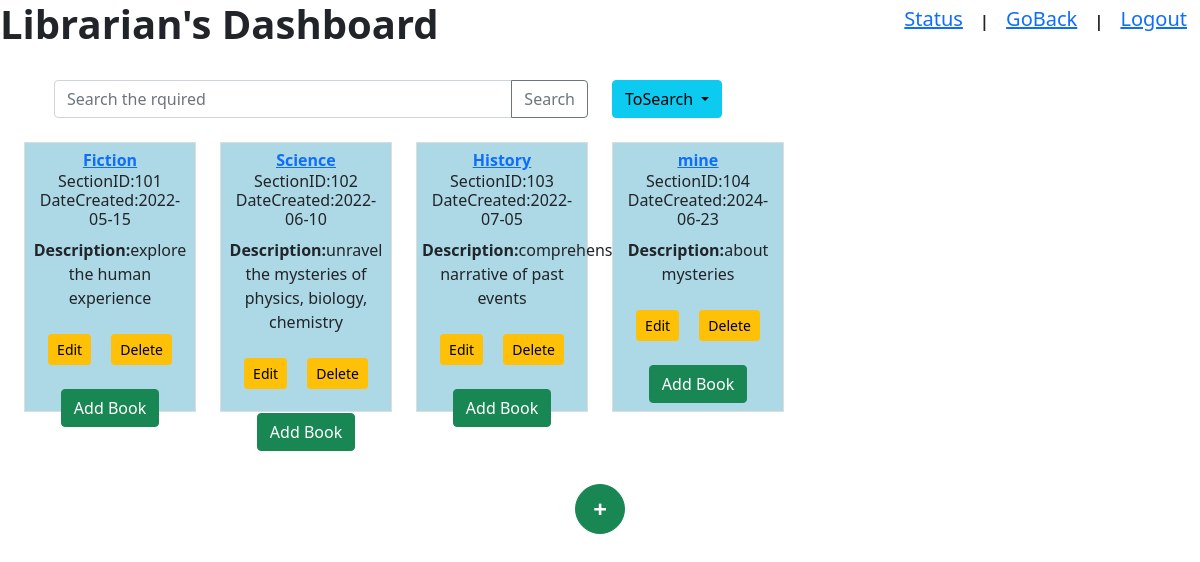
/librarian_dashboard, run on the app's committed database.
### tables this page shows
CREATE TABLE section(
			ID int(5) NOT NULL PRIMARY KEY,
			Name CHAR(25) NOT NULL,
			Date DATE ,
			Description CHAR(100));

### app.py (the view, shortened to what this page needs)
@app.route('/librarian_dashboard',methods=['GET','POST'])
def libr():
      return render_template('libdash.html',k=db.fun(0,0))

### dbase.py (called while the page is built)
def fun(b,c):
    conn = sqlite3.connect('merge.db')
    cursor = conn.cursor()
    if b==0 and c==0:
        cursor.execute("SELECT * FROM section")
    elif b==0 and len(c)==2:
        t=f"SELECT * FROM section WHERE {c[1]} = ? "
        values=(c[0],)
        cursor.execute(t,values)
    elif c==0:
        t=f"SELECT ID FROM section WHERE Name='{b}'"
        cursor.execute(t)
    k=cursor.fetchall()
    conn.commit()
    conn.close()
    return k

### templates/libdash.html (shortened to what this page needs)
<!DOCTYPE html><html><head><title>KLlibrary</title>
  <link href="https://cdn.jsdelivr.net/npm/bootstrap@5.3.2/dist/css/bootstrap.min.css" rel="stylesheet">
    <link rel="stylesheet" href="https://maxcdn.bootstrapcdn.com/bootstrap/4.5.2/css/bootstrap.min.css">
    <link href="https://cdn.jsdelivr.net/npm/bootstrap@5.0.0/dist/css/bootstrap.min.css" rel="stylesheet">
</head>
<body>
<h1><b>Librarian's Dashboard</b></h1><br>
<div class="position-relative position-absolute top-0 end-0"><form method="POST" action="/librarian_dashboard">
<a href='/librarian_dashboard/status' class="btn btn-link"><h5>Status</h5></a> <b>|</b>
<a href='/librarian_dashboard' class="btn btn-link"><h5>GoBack</h5></a> <b>|</b>
<a href="/" class="btn btn-link"><h5>Logout</h5></a></div>
<div class="container"><div class="row"><div class="col-md-6">
<div class="input-group"><input type="text" class="form-control" name='name' placeholder="Search the rquired"/>
<div class="input-group-append"><button class="btn btn-outline-secondary" type="text" name="same" value="search1">Search</button>
</div></div></div>
<div class="col-md-6">
<div class="dropdown">
    <button  class="btn btn-info dropdown-toggle" id="dropdownMenuButton" data-bs-toggle="dropdown">
      ToSearch
    </button>
    </div></div></div></div></div><br></form>
<div class="container-fluid">
 <div class="row">
{%for i in k%}
<div class="col-md-2">
 <div class="book">
<b><u><a href="/{{i[0]}}/books">{{i[1]}}</a></u></b><br><h6>SectionID:{{i[0]}}<br>DateCreated:{{i[2]}}</h6><b>Description:</b>{{i[3]}}<br><br>
<form method="POST" action="/librarian_dashboard">
<a href="/sectionform/{{i[0]}}" name="form1" class="btn btn-warning btn-sm">Edit</a>&emsp;
<button type="submit" name="form" value={{i[0]}} class="btn btn-warning btn-sm">Delete</button>
<br><br><a href="/{{i[1]}}/bookform/new" type="submit" class="btn btn-success">Add Book</a></form>
</div></div>{% endfor %}</div></div>
<br><br><br><div class="text-center">
<a href="/sectionform/new" type="button" class="btn btn-success rounded-plus-button" style="font-size:24px;width:50px;height:50px;border-radius:50%;align-items:center;justify-content:center;">
<b>+</b></a></div>
</body>
</html>

### templates/libdash.html (style rules this page uses)
.book { border: 1px solid #ddd; padding:5px; margin: 0px; height:270px; text-align: center; background-color: lightblue; }

### data on the page
section: Name "Fiction", ID "101", Date "2022-05-15", Description "explore the human experience"
section: Name "Science", ID "102", Date "2022-06-10", Description "unravel the mysteries of physics, biology, chemistry"
section: Name "History", ID "103", Date "2022-07-05", Description "comprehensive narrative of past events"
section: Name "mine", ID "104", Date "2024-06-23", Description "about mysteries"
